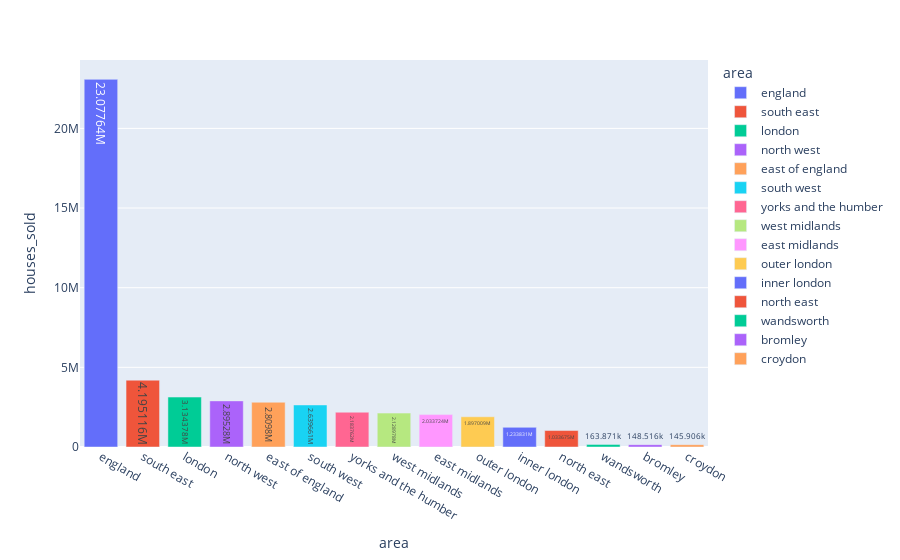

The notebook cell saved with this chart:
### Markdown cell above
The area in London with the highest number of houses sold is England, with a total of 23077637 houses sold. Other areas with high numbers of houses sold include Lambeth, Camden, Southwark, and Newham.

### Code cell
fig = px.bar(grp_by_housesold.head(15),x='area',y='houses_sold',color='area',text_auto = True)
fig.show()

### Figure 1 — Plotly figure (JSON) as saved in the notebook; plotly's stock layout.template omitted (floating-point values rounded to 4 significant figures)
{"data": [{"alignmentgroup": "True", "hovertemplate": "area=%{x}<br>houses_sold=%{y}<extra></extra>", "legendgroup": "england", "marker": {"color": "#636efa", "pattern": {"shape": ""}}, "name": "england", "offsetgroup": "england", "orientation": "v", "showlegend": true, "textposition": "auto", "texttemplate": "%{y}", "type": "bar", "x": ["england"], "xaxis": "x", "y": [23077637], "yaxis": "y"}, {"alignmentgroup": "True", "hovertemplate": "area=%{x}<br>houses_sold=%{y}<extra></extra>", "legendgroup": "south east", "marker": {"color": "#EF553B", "pattern": {"shape": ""}}, "name": "south east", "offsetgroup": "south east", "orientation": "v", "showlegend": true, "textposition": "auto", "texttemplate": "%{y}", "type": "bar", "x": ["south east"], "xaxis": "x", "y": [4195116], "yaxis": "y"}, {"alignmentgroup": "True", "hovertemplate": "area=%{x}<br>houses_sold=%{y}<extra></extra>", "legendgroup": "london", "marker": {"color": "#00cc96", "pattern": {"shape": ""}}, "name": "london", "offsetgroup": "london", "orientation": "v", "showlegend": true, "textposition": "auto", "texttemplate": "%{y}", "type": "bar", "x": ["london"], "xaxis": "x", "y": [3134378], "yaxis": "y"}, {"alignmentgroup": "True", "hovertemplate": "area=%{x}<br>houses_sold=%{y}<extra></extra>", "legendgroup": "north west", "marker": {"color": "#ab63fa", "pattern": {"shape": ""}}, "name": "north west", "offsetgroup": "north west", "orientation": "v", "showlegend": true, "textposition": "auto", "texttemplate": "%{y}", "type": "bar", "x": ["north west"], "xaxis": "x", "y": [2895280], "yaxis": "y"}, {"alignmentgroup": "True", "hovertemplate": "area=%{x}<br>houses_sold=%{y}<extra></extra>", "legendgroup": "east of england", "marker": {"color": "#FFA15A", "pattern": {"shape": ""}}, "name": "east of england", "offsetgroup": "east of england", "orientation": "v", "showlegend": true, "textposition": "auto", "texttemplate": "%{y}", "type": "bar", "x": ["east of england"], "xaxis": "x", "y": [2809800], "yaxis": "y"}, {"alignmentgroup": "True", "hovertemplate": "area=%{x}<br>houses_sold=%{y}<extra></extra>", "legendgroup": "south west", "marker": {"color": "#19d3f3", "pattern": {"shape": ""}}, "name": "south west", "offsetgroup": "south west", "orientation": "v", "showlegend": true, "textposition": "auto", "texttemplate": "%{y}", "type": "bar", "x": ["south west"], "xaxis": "x", "y": [2639661], "yaxis": "y"}, {"alignmentgroup": "True", "hovertemplate": "area=%{x}<br>houses_sold=%{y}<extra></extra>", "legendgroup": "yorks and the humber", "marker": {"color": "#FF6692", "pattern": {"shape": ""}}, "name": "yorks and the humber", "offsetgroup": "yorks and the humber", "orientation": "v", "showlegend": true, "textposition": "auto", "texttemplate": "%{y}", "type": "bar", "x": ["yorks and the humber"], "xaxis": "x", "y": [2183762], "yaxis": "y"}, {"alignmentgroup": "True", "hovertemplate": "area=%{x}<br>houses_sold=%{y}<extra></extra>", "legendgroup": "west midlands", "marker": {"color": "#B6E880", "pattern": {"shape": ""}}, "name": "west midlands", "offsetgroup": "west midlands", "orientation": "v", "showlegend": true, "textposition": "auto", "texttemplate": "%{y}", "type": "bar", "x": ["west midlands"], "xaxis": "x", "y": [2128978], "yaxis": "y"}, {"alignmentgroup": "True", "hovertemplate": "area=%{x}<br>houses_sold=%{y}<extra></extra>", "legendgroup": "east midlands", "marker": {"color": "#FF97FF", "pattern": {"shape": ""}}, "name": "east midlands", "offsetgroup": "east midlands", "orientation": "v", "showlegend": true, "textposition": "auto", "texttemplate": "%{y}", "type": "bar", "x": ["east midlands"], "xaxis": "x", "y": [2033724], "yaxis": "y"}, {"alignmentgroup": "True", "hovertemplate": "area=%{x}<br>houses_sold=%{y}<extra></extra>", "legendgroup": "outer london", "marker": {"color": "#FECB52", "pattern": {"shape": ""}}, "name": "outer london", "offsetgroup": "outer london", "orientation": "v", "showlegend": true, "textposition": "auto", "texttemplate": "%{y}", "type": "bar", "x": ["outer london"], "xaxis": "x", "y": [1897009], "yaxis": "y"}, {"alignmentgroup": "True", "hovertemplate": "area=%{x}<br>houses_sold=%{y}<extra></extra>", "legendgroup": "inner london", "marker": {"color": "#636efa", "pattern": {"shape": ""}}, "name": "inner london", "offsetgroup": "inner london", "orientation": "v", "showlegend": true, "textposition": "auto", "texttemplate": "%{y}", "type": "bar", "x": ["inner london"], "xaxis": "x", "y": [1233831], "yaxis": "y"}, {"alignmentgroup": "True", "hovertemplate": "area=%{x}<br>houses_sold=%{y}<extra></extra>", "legendgroup": "north east", "marker": {"color": "#EF553B", "pattern": {"shape": ""}}, "name": "north east", "offsetgroup": "north east", "orientation": "v", "showlegend": true, "textposition": "auto", "texttemplate": "%{y}", "type": "bar", "x": ["north east"], "xaxis": "x", "y": [1033675], "yaxis": "y"}, {"alignmentgroup": "True", "hovertemplate": "area=%{x}<br>houses_sold=%{y}<extra></extra>", "legendgroup": "wandsworth", "marker": {"color": "#00cc96", "pattern": {"shape": ""}}, "name": "wandsworth", "offsetgroup": "wandsworth", "orientation": "v", "showlegend": true, "textposition": "auto", "texttemplate": "%{y}", "type": "bar", "x": ["wandsworth"], "xaxis": "x", "y": [163871], "yaxis": "y"}, {"alignmentgroup": "True", "hovertemplate": "area=%{x}<br>houses_sold=%{y}<extra></extra>", "legendgroup": "bromley", "marker": {"color": "#ab63fa", "pattern": {"shape": ""}}, "name": "bromley", "offsetgroup": "bromley", "orientation": "v", "showlegend": true, "textposition": "auto", "texttemplate": "%{y}", "type": "bar", "x": ["bromley"], "xaxis": "x", "y": [148516], "yaxis": "y"}, {"alignmentgroup": "True", "hovertemplate": "area=%{x}<br>houses_sold=%{y}<extra></extra>", "legendgroup": "croydon", "marker": {"color": "#FFA15A", "pattern": {"shape": ""}}, "name": "croydon", "offsetgroup": "croydon", "orientation": "v", "showlegend": true, "textposition": "auto", "texttemplate": "%{y}", "type": "bar", "x": ["croydon"], "xaxis": "x", "y": [145906], "yaxis": "y"}], "layout": {"barmode": "relative", "legend": {"title": {"text": "area"}, "tracegroupgap": 0}, "margin": {"t": 60}, "xaxis": {"anchor": "y", "categoryarray": ["england", "south east", "london", "north west", "east of england", "south west", "yorks and the humber", "west midlands", "east midlands", "outer london", "inner london", "north east", "wandsworth", "bromley", "croydon"], "categoryorder": "array", "domain": [0, 1], "title": {"text": "area"}}, "yaxis": {"anchor": "x", "domain": [0, 1], "title": {"text": "houses_sold"}}}}
